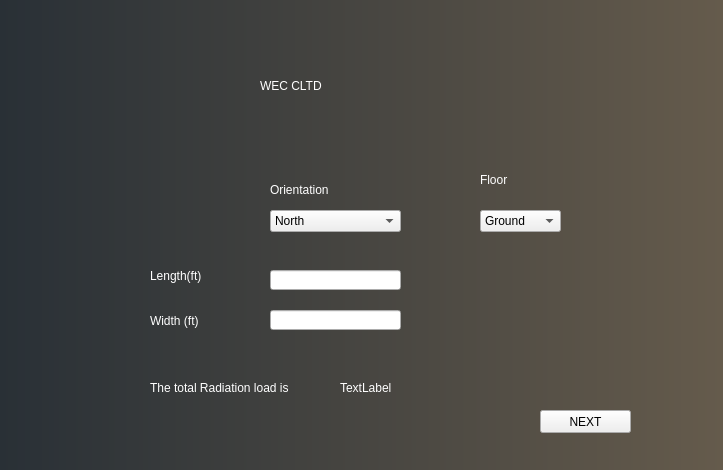
<?xml version="1.0" encoding="UTF-8"?>
<ui version="4.0">
 <class>walls</class>
 <widget class="QMainWindow" name="walls">
  <property name="geometry">
   <rect>
    <x>0</x>
    <y>0</y>
    <width>723</width>
    <height>470</height>
   </rect>
  </property>
  <property name="minimumSize">
   <size>
    <width>723</width>
    <height>470</height>
   </size>
  </property>
  <property name="maximumSize">
   <size>
    <width>723</width>
    <height>470</height>
   </size>
  </property>
  <property name="windowTitle">
   <string>MainWindow</string>
  </property>
  <property name="styleSheet">
   <string notr="true">background-color:qlineargradient(spread:pad, x1:0, y1:0, x2:1, y2:0, stop:0 rgba(41, 48, 54, 255), stop:1 rgba(101, 91, 76, 255));</string>
  </property>
  <widget class="QWidget" name="centralwidget">
   <widget class="QLabel" name="door_text_2">
    <property name="geometry">
     <rect>
      <x>270</x>
      <y>180</y>
      <width>121</width>
      <height>20</height>
     </rect>
    </property>
    <property name="styleSheet">
     <string notr="true">background:none;
font: 12pt &quot;Tahoma&quot;;
color:white;</string>
    </property>
    <property name="text">
     <string>Orientation</string>
    </property>
   </widget>
   <widget class="QLineEdit" name="lng_temp_2">
    <property name="geometry">
     <rect>
      <x>270</x>
      <y>270</y>
      <width>131</width>
      <height>20</height>
     </rect>
    </property>
    <property name="styleSheet">
     <string notr="true">background:none;
font:  &quot;Tahoma&quot;;
color:black;</string>
    </property>
   </widget>
   <widget class="QLabel" name="label_2">
    <property name="geometry">
     <rect>
      <x>150</x>
      <y>380</y>
      <width>161</width>
      <height>16</height>
     </rect>
    </property>
    <property name="styleSheet">
     <string notr="true">background:none;
font: 8pt &quot;Tahoma&quot;;
color:white;</string>
    </property>
    <property name="text">
     <string>The total Radiation load is </string>
    </property>
   </widget>
   <widget class="QComboBox" name="doordropdown_3">
    <property name="geometry">
     <rect>
      <x>270</x>
      <y>210</y>
      <width>131</width>
      <height>22</height>
     </rect>
    </property>
    <property name="styleSheet">
     <string notr="true">background:none;
font:  &quot;Tahoma&quot;;
color:black;</string>
    </property>
    <item>
     <property name="text">
      <string>North</string>
     </property>
    </item>
    <item>
     <property name="text">
      <string>South</string>
     </property>
    </item>
    <item>
     <property name="text">
      <string>East</string>
     </property>
    </item>
    <item>
     <property name="text">
      <string>West</string>
     </property>
    </item>
   </widget>
   <widget class="QLabel" name="textortation_3">
    <property name="geometry">
     <rect>
      <x>480</x>
      <y>170</y>
      <width>61</width>
      <height>20</height>
     </rect>
    </property>
    <property name="styleSheet">
     <string notr="true">background:none;
font: 12pt &quot;Tahoma&quot;;
color:white;</string>
    </property>
    <property name="text">
     <string>Floor</string>
    </property>
   </widget>
   <widget class="QComboBox" name="floor_2">
    <property name="geometry">
     <rect>
      <x>480</x>
      <y>210</y>
      <width>81</width>
      <height>22</height>
     </rect>
    </property>
    <property name="styleSheet">
     <string notr="true">background:none;
font:  &quot;Tahoma&quot;;
color:black;</string>
    </property>
    <item>
     <property name="text">
      <string>Ground</string>
     </property>
    </item>
    <item>
     <property name="text">
      <string>First</string>
     </property>
    </item>
   </widget>
   <widget class="QLabel" name="lenghttext_2">
    <property name="geometry">
     <rect>
      <x>150</x>
      <y>260</y>
      <width>111</width>
      <height>31</height>
     </rect>
    </property>
    <property name="styleSheet">
     <string notr="true">background:none;
font: 12pt &quot;Tahoma&quot;;
color:white;</string>
    </property>
    <property name="text">
     <string>Length(ft)</string>
    </property>
   </widget>
   <widget class="QLabel" name="rl_2">
    <property name="geometry">
     <rect>
      <x>340</x>
      <y>380</y>
      <width>55</width>
      <height>16</height>
     </rect>
    </property>
    <property name="styleSheet">
     <string notr="true">background:none;
font: 8pt &quot;Tahoma&quot;;
color:white;</string>
    </property>
    <property name="text">
     <string>TextLabel</string>
    </property>
   </widget>
   <widget class="QPushButton" name="next3_2">
    <property name="geometry">
     <rect>
      <x>540</x>
      <y>410</y>
      <width>91</width>
      <height>23</height>
     </rect>
    </property>
    <property name="styleSheet">
     <string notr="true">background:none;
font:  &quot;Tahoma&quot;;
color:black;</string>
    </property>
    <property name="text">
     <string>NEXT</string>
    </property>
   </widget>
   <widget class="QLabel" name="widthtext_2">
    <property name="geometry">
     <rect>
      <x>150</x>
      <y>310</y>
      <width>91</width>
      <height>21</height>
     </rect>
    </property>
    <property name="styleSheet">
     <string notr="true">background:none;
font: 12pt &quot;Tahoma&quot;;
color:white;</string>
    </property>
    <property name="text">
     <string>Width (ft)</string>
    </property>
   </widget>
   <widget class="QLineEdit" name="wd_temp_2">
    <property name="geometry">
     <rect>
      <x>270</x>
      <y>310</y>
      <width>131</width>
      <height>20</height>
     </rect>
    </property>
    <property name="styleSheet">
     <string notr="true">background:none;
font:  &quot;Tahoma&quot;;
color:black;</string>
    </property>
   </widget>
   <widget class="QLabel" name="title">
    <property name="geometry">
     <rect>
      <x>260</x>
      <y>50</y>
      <width>241</width>
      <height>71</height>
     </rect>
    </property>
    <property name="styleSheet">
     <string notr="true">background:none;
font: 28pt &quot;Tahoma&quot;;
color:white;</string>
    </property>
    <property name="text">
     <string>WEC CLTD</string>
    </property>
   </widget>
  </widget>
 </widget>
 <resources/>
 <connections/>
</ui>
